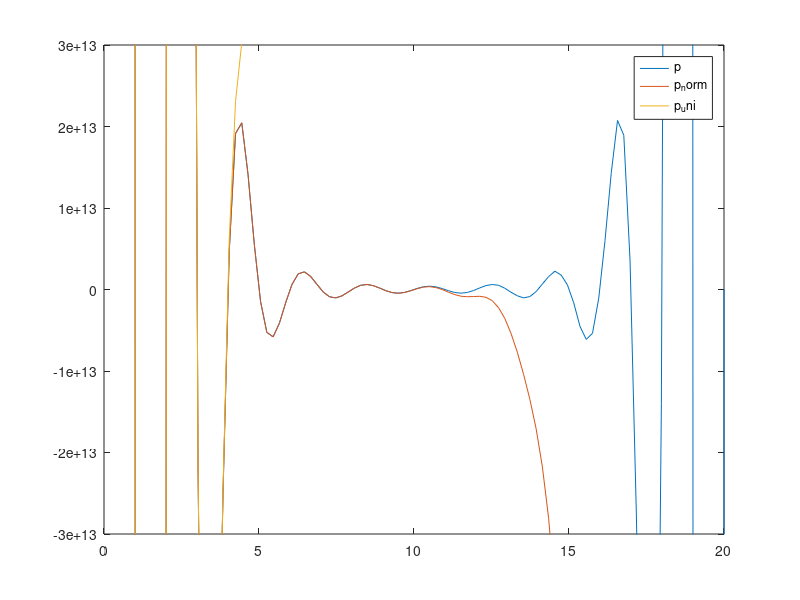

Recreate this plot in MATLAB. (Note: this script raises an error after producing the figure.)
n = 20;

% (a)
% (x-1)...(x-n)=0

csi = linspace(1,n,n);
niu = linspace(0,n-1,n);

p = poly(csi);
a = p 
dp = polyder(p);

% Culproan.pdf pag. 52

disp("(a)")
for i=1:n
    cond_terms = abs(1 ./ (csi(i) .* polyval(dp,csi(i))) .* a(niu + 1) .* (csi(i) .^ niu));
    cond = sum(cond_terms);
    disp(["Conditionarea radacinii x = ", csi(i), " : ", cond])
end

%   "Conditionarea radacini…"    "17"    " : "    "1.076100038070207e+27"

x = linspace(0,n,100);
p_norm = p + normrnd(0, 1e-10, 1, n+1);

p_uni = p + unifrnd(0, 1, 1, n+1);

plot(x, polyval(p, x), x, polyval(p_norm, x), x, polyval(p_uni, x));
ylim([-3e13, 3e13])
legend("p", "p\_norm", "p\_uni")

% (b)

% x^n + 2^-1 * x^(n-1) + ... + 2^-(n-1)*x^1 + 2^-n = 0 | *2^n
% (2x)^n + (2x)^(n-1) + ... + (2x)^1 + 1 = 0
% Not y := 2x
% y^n + y^(n-1) + ... + y + 1 = 0 
% cu solutiile complexe y_k = e^(i*2*k*pi/(n+1)), k=1..n


csi = exp(0+2i.*(niu+1)*pi./(n+1))./2;
%p = real(poly(csi)) % 1.0000 1.0000 .... 1.0000
p = real(poly(csi)); % 2^0 2^-1 ... 2^-n


a = p;
dp = polyder(p);
disp("(b)")
% Culpr20an.pdf pag. 52
for i=1:n    
    cond_terms = abs(1 ./ (csi(i) .* polyval(dp,csi(i))) .* a(niu + 1) .* (csi(i) .^ niu));
    cond = sum(cond_terms);
    disp(["Conditionarea radacinii x = ", csi(i), " : ", cond])
end

% "Conditionarea radacini…"    "0.18267-0.46544i"    " : "    "75007.4785"

figure

x = linspace(0,n,250);

p_norm = p + normrnd(0, 1e-1, 1, n+1); % deviatia mult mai mare fata de 10^10 ca sa se poata observa o diferenta pe grafic
p_uni = p + unifrnd(0, 1, 1, n+1);

plot(x, polyval(p, x), x, polyval(p_norm, x), x, polyval(p_uni, x));
ylim([-50, 10000])
legend("p", "p\_norm", "p\_uni")

